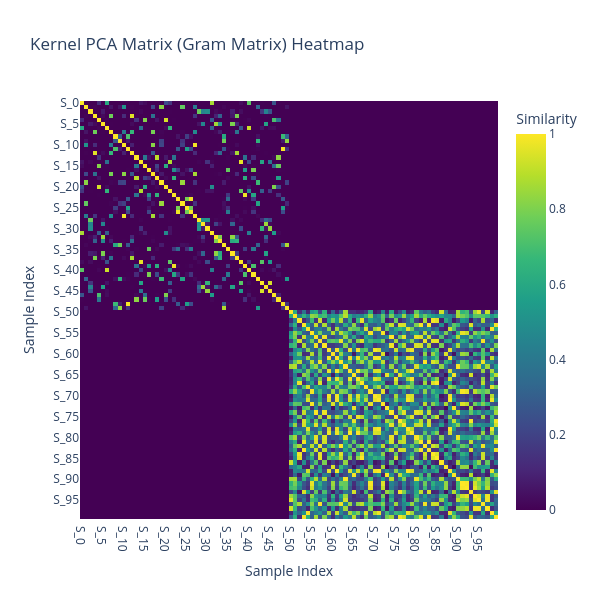

The notebook cell saved with this chart:
### Code cell
fig = px.imshow(
    kernel_matrix,
    labels=dict(x="Sample Index", y="Sample Index", color="Similarity"),
    x=[f"S_{i}" for i in range(kernel_matrix.shape[0])], # Optional: label samples
    y=[f"S_{i}" for i in range(kernel_matrix.shape[0])],
    color_continuous_scale='Viridis', # Popular scales: 'Viridis', 'Plasma', 'Cividis', 'RdBu'
    title="Kernel PCA Matrix (Gram Matrix) Heatmap"
)

# 2. Update layout for better readability
fig.update_layout(
    width=600,
    height=600,
    xaxis_nticks=20, # Limits the number of ticks so labels don't overlap
    yaxis_nticks=20
)

# 3. Render the interactive plot
fig.show()

### Figure 1 — Plotly figure (JSON) as saved in the notebook; plotly's stock layout.template omitted (floating-point values rounded to 4 significant figures; data arrays with more than 128 entries replaced by an {"elided": "..."} marker saying what was removed)
{"data": [{"coloraxis": "coloraxis", "hovertemplate": "Sample Index: %{x}<br>Sample Index: %{y}<br>Similarity: %{z}<extra></extra>", "name": "0", "type": "heatmap", "x": ["S_0", "S_1", "S_2", "S_3", "S_4", "S_5", "S_6", "S_7", "S_8", "S_9", "S_10", "S_11", "S_12", "S_13", "S_14", "S_15", "S_16", "S_17", "S_18", "S_19", "S_20", "S_21", "S_22", "S_23", "S_24", "S_25", "S_26", "S_27", "S_28", "S_29", "S_30", "S_31", "S_32", "S_33", "S_34", "S_35", "S_36", "S_37", "S_38", "S_39", "S_40", "S_41", "S_42", "S_43", "S_44", "S_45", "S_46", "S_47", "S_48", "S_49", "S_50", "S_51", "S_52", "S_53", "S_54", "S_55", "S_56", "S_57", "S_58", "S_59", "S_60", "S_61", "S_62", "S_63", "S_64", "S_65", "S_66", "S_67", "S_68", "S_69", "S_70", "S_71", "S_72", "S_73", "S_74", "S_75", "S_76", "S_77", "S_78", "S_79", "S_80", "S_81", "S_82", "S_83", "S_84", "S_85", "S_86", "S_87", "S_88", "S_89", "S_90", "S_91", "S_92", "S_93", "S_94", "S_95", "S_96", "S_97", "S_98", "S_99"], "xaxis": "x", "y": ["S_0", "S_1", "S_2", "S_3", "S_4", "S_5", "S_6", "S_7", "S_8", "S_9", "S_10", "S_11", "S_12", "S_13", "S_14", "S_15", "S_16", "S_17", "S_18", "S_19", "S_20", "S_21", "S_22", "S_23", "S_24", "S_25", "S_26", "S_27", "S_28", "S_29", "S_30", "S_31", "S_32", "S_33", "S_34", "S_35", "S_36", "S_37", "S_38", "S_39", "S_40", "S_41", "S_42", "S_43", "S_44", "S_45", "S_46", "S_47", "S_48", "S_49", "S_50", "S_51", "S_52", "S_53", "S_54", "S_55", "S_56", "S_57", "S_58", "S_59", "S_60", "S_61", "S_62", "S_63", "S_64", "S_65", "S_66", "S_67", "S_68", "S_69", "S_70", "S_71", "S_72", "S_73", "S_74", "S_75", "S_76", "S_77", "S_78", "S_79", "S_80", "S_81", "S_82", "S_83", "S_84", "S_85", "S_86", "S_87", "S_88", "S_89", "S_90", "S_91", "S_92", "S_93", "S_94", "S_95", "S_96", "S_97", "S_98", "S_99"], "yaxis": "y", "z": {"elided": "100x100 float values"}}], "layout": {"coloraxis": {"colorbar": {"title": {"text": "Similarity"}}, "colorscale": [[0, "#440154"], [0.1111, "#482878"], [0.2222, "#3e4989"], [0.3333, "#31688e"], [0.4444, "#26828e"], [0.5556, "#1f9e89"], [0.6667, "#35b779"], [0.7778, "#6ece58"], [0.8889, "#b5de2b"], [1, "#fde725"]]}, "height": 600, "title": {"text": "Kernel PCA Matrix (Gram Matrix) Heatmap"}, "width": 600, "xaxis": {"anchor": "y", "constrain": "domain", "domain": [0, 1], "nticks": 20, "scaleanchor": "y", "title": {"text": "Sample Index"}}, "yaxis": {"anchor": "x", "autorange": "reversed", "constrain": "domain", "domain": [0, 1], "nticks": 20, "title": {"text": "Sample Index"}}}}
